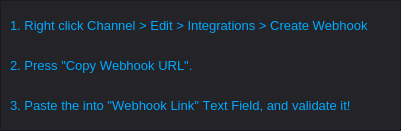
     <widget class="QFrame" name="frame_5">
      <property name="geometry">
       <rect>
        <x>330</x>
        <y>410</y>
        <width>401</width>
        <height>131</height>
       </rect>
      </property>
      <property name="palette">
       <palette>
        <active>
         <colorrole role="WindowText">
          <brush brushstyle="SolidPattern">
           <color alpha="255">
            <red>255</red>
            <green>255</green>
            <blue>255</blue>
           </color>
          </brush>
         </colorrole>
         <colorrole role="Button">
          <brush brushstyle="SolidPattern">
           <color alpha="255">
            <red>35</red>
            <green>35</green>
            <blue>40</blue>
           </color>
          </brush>
         </colorrole>
         <colorrole role="Text">
          <brush brushstyle="SolidPattern">
           <color alpha="255">
            <red>255</red>
            <green>255</green>
            <blue>255</blue>
           </color>
          </brush>
         </colorrole>
         <colorrole role="ButtonText">
          <brush brushstyle="SolidPattern">
           <color alpha="255">
            <red>255</red>
            <green>255</green>
            <blue>255</blue>
           </color>
          </brush>
         </colorrole>
         <colorrole role="Base">
          <brush brushstyle="SolidPattern">
           <color alpha="255">
            <red>35</red>
            <green>35</green>
            <blue>40</blue>
           </color>
          </brush>
         </colorrole>
         <colorrole role="Window">
          <brush brushstyle="SolidPattern">
           <color alpha="255">
            <red>35</red>
            <green>35</green>
            <blue>40</blue>
           </color>
          </brush>
         </colorrole>
         <colorrole role="PlaceholderText">
          <brush brushstyle="SolidPattern">
           <color alpha="255">
            <red>255</red>
            <green>255</green>
            <blue>255</blue>
           </color>
          </brush>
         </colorrole>
        </active>
        <inactive>
         <colorrole role="WindowText">
          <brush brushstyle="SolidPattern">
           <color alpha="255">
            <red>255</red>
            <green>255</green>
            <blue>255</blue>
           </color>
          </brush>
         </colorrole>
         <colorrole role="Button">
          <brush brushstyle="SolidPattern">
           <color alpha="255">
            <red>35</red>
            <green>35</green>
            <blue>40</blue>
           </color>
          </brush>
         </colorrole>
         <colorrole role="Text">
          <brush brushstyle="SolidPattern">
           <color alpha="255">
            <red>255</red>
            <green>255</green>
            <blue>255</blue>
           </color>
          </brush>
         </colorrole>
         <colorrole role="ButtonText">
          <brush brushstyle="SolidPattern">
           <color alpha="255">
            <red>255</red>
            <green>255</green>
            <blue>255</blue>
           </color>
          </brush>
         </colorrole>
         <colorrole role="Base">
          <brush brushstyle="SolidPattern">
           <color alpha="255">
            <red>35</red>
            <green>35</green>
            <blue>40</blue>
           </color>
          </brush>
         </colorrole>
         <colorrole role="Window">
          <brush brushstyle="SolidPattern">
           <color alpha="255">
            <red>35</red>
            <green>35</green>
            <blue>40</blue>
           </color>
          </brush>
         </colorrole>
         <colorrole role="PlaceholderText">
          <brush brushstyle="SolidPattern">
           <color alpha="255">
            <red>255</red>
            <green>255</green>
            <blue>255</blue>
           </color>
          </brush>
         </colorrole>
        </inactive>
        <disabled>
         <colorrole role="WindowText">
          <brush brushstyle="SolidPattern">
           <color alpha="255">
            <red>255</red>
            <green>255</green>
            <blue>255</blue>
           </color>
          </brush>
         </colorrole>
         <colorrole role="Button">
          <brush brushstyle="SolidPattern">
           <color alpha="255">
            <red>35</red>
            <green>35</green>
            <blue>40</blue>
           </color>
          </brush>
         </colorrole>
         <colorrole role="Text">
          <brush brushstyle="SolidPattern">
           <color alpha="255">
            <red>255</red>
            <green>255</green>
            <blue>255</blue>
           </color>
          </brush>
         </colorrole>
         <colorrole role="ButtonText">
          <brush brushstyle="SolidPattern">
           <color alpha="255">
            <red>255</red>
            <green>255</green>
            <blue>255</blue>
           </color>
          </brush>
         </colorrole>
         <colorrole role="Base">
          <brush brushstyle="SolidPattern">
           <color alpha="255">
            <red>35</red>
            <green>35</green>
            <blue>40</blue>
           </color>
          </brush>
         </colorrole>
         <colorrole role="Window">
          <brush brushstyle="SolidPattern">
           <color alpha="255">
            <red>35</red>
            <green>35</green>
            <blue>40</blue>
           </color>
          </brush>
         </colorrole>
         <colorrole role="PlaceholderText">
          <brush brushstyle="SolidPattern">
           <color alpha="255">
            <red>255</red>
            <green>255</green>
            <blue>255</blue>
           </color>
          </brush>
         </colorrole>
        </disabled>
       </palette>
      </property>
      <property name="frameShape">
       <enum>QFrame::StyledPanel</enum>
      </property>
      <property name="frameShadow">
       <enum>QFrame::Plain</enum>
      </property>
      <widget class="QLabel" name="label_126">
       <property name="geometry">
        <rect>
         <x>10</x>
         <y>0</y>
         <width>741</width>
         <height>51</height>
        </rect>
       </property>
       <property name="font">
        <font>
         <pointsize>10</pointsize>
         <weight>50</weight>
         <italic>false</italic>
         <bold>false</bold>
         <underline>false</underline>
         <strikeout>false</strikeout>
         <kerning>false</kerning>
        </font>
       </property>
       <property name="text">
        <string>&lt;html&gt;&lt;head/&gt;&lt;body&gt;&lt;p&gt;&lt;span style=&quot; color:#00aaff;&quot;&gt;1. Right click Channel &amp;gt; Edit &amp;gt; Integrations &amp;gt; Create Webhook&lt;/span&gt;&lt;/p&gt;&lt;/body&gt;&lt;/html&gt;</string>
       </property>
      </widget>
      <widget class="QLabel" name="label_176">
       <property name="geometry">
        <rect>
         <x>10</x>
         <y>80</y>
         <width>721</width>
         <height>51</height>
        </rect>
       </property>
       <property name="font">
        <font>
         <pointsize>10</pointsize>
         <weight>50</weight>
         <italic>false</italic>
         <bold>false</bold>
         <underline>false</underline>
         <strikeout>false</strikeout>
         <kerning>false</kerning>
        </font>
       </property>
       <property name="text">
        <string>&lt;html&gt;&lt;head/&gt;&lt;body&gt;&lt;p&gt;&lt;span style=&quot; color:#00aaff;&quot;&gt;3. Paste the into &amp;quot;Webhook Link&amp;quot; Text Field, and validate it!&lt;/span&gt;&lt;/p&gt;&lt;/body&gt;&lt;/html&gt;</string>
       </property>
      </widget>
      <widget class="QLabel" name="label_127">
       <property name="geometry">
        <rect>
         <x>10</x>
         <y>40</y>
         <width>741</width>
         <height>51</height>
        </rect>
       </property>
       <property name="font">
        <font>
         <pointsize>10</pointsize>
         <weight>50</weight>
         <italic>false</italic>
         <bold>false</bold>
         <underline>false</underline>
         <strikeout>false</strikeout>
         <kerning>false</kerning>
        </font>
       </property>
       <property name="text">
        <string>&lt;html&gt;&lt;head/&gt;&lt;body&gt;&lt;p&gt;&lt;span style=&quot; color:#00aaff;&quot;&gt;2. Press &amp;quot;Copy Webhook URL&amp;quot;.&lt;/span&gt;&lt;/p&gt;&lt;/body&gt;&lt;/html&gt;</string>
       </property>
      </widget>
     </widget>
